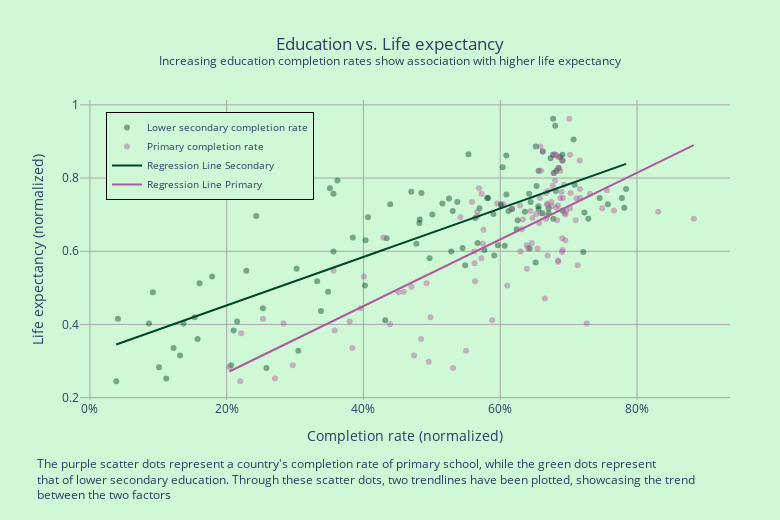

This figure's notebook cell:
### Code cell
fig = go.Figure()

# Create linear regression line for lower secondary completion rate
x_lower = df_lower['Value']
y_lower = df_lower['Life expectancy']
slope_lower, intercept_lower = np.polyfit(x_lower, y_lower, 1)
regression_line_lower = slope_lower * x_lower + intercept_lower

# Create linear regression line for primary completion rate
x_primary = df_primary['Value']
y_primary = df_primary['Life expectancy']
slope_primary, intercept_primary = np.polyfit(x_primary, y_primary, 1)
regression_line_primary = slope_primary * x_primary + intercept_primary

# Add scatter plot
fig.add_trace(go.Scatter(
  x=df_lower['Value'], y=df_lower['Life expectancy'],
  mode='markers',
  name='Lower secondary completion rate',
  marker=dict(color='#004529', opacity=0.45),
  customdata=df_lower['Country']
))

fig.add_trace(go.Scatter(
  x=df_primary['Value'], y=df_primary['Life expectancy'],
  mode='markers',
  name='Primary completion rate',
  marker=dict(color='#ad5b9c', opacity=0.45),
  customdata=df_primary['Country']
))

# Add regression lines
fig.add_trace(go.Scatter(
  x=x_lower,
  y=regression_line_lower,
  mode='lines',
  name='Regression Line Secondary',
  line=dict(color='#004529')
))

fig.add_trace(go.Scatter(
  x=x_primary,
  y=regression_line_primary,
  mode='lines',
  name='Regression Line Primary',
  line=dict(color='#ad5b9c'),
))

# Add hovermenu
for trace in fig.data:
    if trace.mode == 'markers': # Update hovermenu scatter dots
      trace.hovertemplate = "<b>%{customdata}</b><br>" + \
                            "Completion Rate: %{x}<br>" + \
                            "Life Expectancy: %{y}<br>" + \
                            "<extra></extra>"
    else: # Update line template
       trace.hovertemplate = "Completion Rate: %{x}<br>" + \
                             "Life Expectancy: %{y}<br>" + \
                             "<extra></extra>"

fig.update_layout(
  title='Education vs. Life expectancy<br><sup>Increasing education completion rates show association with higher life expectancy</sup>', title_x=0.5,
  plot_bgcolor='#cff8d6',  
  paper_bgcolor='#cff8d6',
  margin={'l': 80, 'b': 120, 'r': 50, 't': 100},
  xaxis=dict(title='Completion rate (normalized)',
               gridcolor='darkgrey',
               gridwidth=1,
               zeroline=False,
               tickformat='.0%'),
  yaxis=dict(title='Life expectancy (normalized)',
               gridcolor='darkgrey',
               gridwidth=1,
               zeroline=False,
               tickvals=[0.2, 0.4, 0.6, 0.8, 1.0]),
  legend=dict(x=0.04, y=0.96,
              bordercolor='black',
              borderwidth=1,
              font=dict(
                size=10
              )),
  width=780,
  height=520
)

fig.add_annotation(x=-0.07, y=-0.35,
                   showarrow=False,
                   xref='paper', yref='paper',
                   xanchor='left', yanchor='bottom',
                   align='left',
                   text="The purple scatter dots represent a country's completion rate of primary school, while the green dots represent<br>" +
                   "that of lower secondary education. Through these scatter dots, two trendlines have been plotted, showcasing the trend<br>" +
                   "between the two factors",
      font=dict(
        size=12
      ))


fig.show()

### Figure 1 — Plotly figure (JSON) as saved in the notebook; plotly's stock layout.template omitted (floating-point values rounded to 4 significant figures)
{"data": [{"customdata": ["Albania", "Algeria", "Angola", "Antigua and Barbuda", "Argentina", "Armenia", "Austria", "Azerbaijan", "Bahrain", "Bangladesh", "Barbados", "Belgium", "Belize", "Bhutan", "Bolivia", "Brunei Darussalam", "Bulgaria", "Burkina Faso", "Cote d'Ivoire", "Cabo Verde", "Cameroon", "Central African Republic", "Chad", "Colombia", "Costa Rica", "Croatia", "Cyprus", "Czechia", "Denmark", "Dominican Republic", "Ecuador", "El Salvador", "Eritrea", "Estonia", "Fiji", "Finland", "France", "Gambia", "Georgia", "Ghana", "Grenada", "Guatemala", "Guinea", "Guyana", "Iceland", "Indonesia", "Iran", "Ireland", "Israel", "Italy", "Jamaica", "Kazakhstan", "Kuwait", "Lao People's Democratic Republic", "Lesotho", "Liberia", "Madagascar", "Malawi", "Malaysia", "Mali", "Malta", "Mauritania", "Mauritius", "Mexico", "Mongolia", "Morocco", "Mozambique", "Myanmar", "Namibia", "Niger", "Norway", "Oman", "Pakistan", "Panama", "Paraguay", "Peru", "Philippines", "Qatar", "Republic of Korea", "Moldova", "Romania", "Russia", "Saint Lucia", "Samoa", "Senegal", "Serbia", "Seychelles", "Slovenia", "Spain", "Sri Lanka", "Suriname", "Swaziland", "Sweden", "Switzerland", "Tajikistan", "North Macedonia", "Timor-Leste", "Trinidad and Tobago", "Tunisia", "Uganda", "Ukraine", "United Arab Emirates", "Tanzania", "Uruguay", "Uzbekistan", "Venezuela", "Zambia"], "hovertemplate": "<b>%{customdata}</b><br>Completion Rate: %{x}<br>Life Expectancy: %{y}<br><extra></extra>", "marker": {"color": "#004529", "opacity": 0.45}, "mode": "markers", "name": "Lower secondary completion rate", "type": "scatter", "x": [0.6423, 0.4392, 0.1117, 0.5809, 0.5251, 0.7232, 0.7073, 0.6241, 0.6091, 0.3845, 0.7574, 0.6035, 0.4031, 0.3563, 0.6065, 0.7841, 0.6709, 0.08635, 0.2064, 0.4823, 0.1574, 0.0385, 0.101, 0.6361, 0.3619, 0.6813, 0.6562, 0.709, 0.6782, 0.5635, 0.5373, 0.4819, 0.3482, 0.7455, 0.5669, 0.6858, 0.6737, 0.3378, 0.6911, 0.4774, 0.7289, 0.3511, 0.2153, 0.5487, 0.6772, 0.5768, 0.6709, 0.6805, 0.609, 0.6909, 0.6445, 0.7215, 0.6562, 0.3323, 0.2582, 0.253, 0.1603, 0.1318, 0.5697, 0.2102, 0.652, 0.09206, 0.5901, 0.5823, 0.6518, 0.4066, 0.1223, 0.3023, 0.4022, 0.04096, 0.6906, 0.778, 0.2288, 0.4699, 0.5007, 0.6123, 0.5284, 0.6533, 0.6774, 0.5966, 0.6617, 0.545, 0.7814, 0.6776, 0.1787, 0.6559, 0.6256, 0.6821, 0.5535, 0.6012, 0.2431, 0.3048, 0.6875, 0.6623, 0.5913, 0.601, 0.4968, 0.6174, 0.5155, 0.1532, 0.4339, 0.3563, 0.137, 0.4848, 0.6432, 0.5306, 0.4318], "y": [0.7571, 0.7287, 0.2524, 0.7457, 0.7438, 0.7059, 0.9051, 0.6603, 0.7552, 0.6376, 0.7287, 0.8292, 0.63, 0.5996, 0.6148, 0.7704, 0.704, 0.4023, 0.2884, 0.6869, 0.3605, 0.2448, 0.2827, 0.7078, 0.7932, 0.7647, 0.8197, 0.7818, 0.814, 0.6907, 0.7343, 0.6774, 0.4896, 0.7457, 0.6224, 0.8273, 0.8539, 0.4364, 0.7116, 0.6205, 0.6888, 0.7723, 0.408, 0.5617, 0.8634, 0.6034, 0.7173, 0.9431, 0.8615, 0.8634, 0.7343, 0.5977, 0.7154, 0.518, 0.2808, 0.444, 0.5123, 0.315, 0.7173, 0.3833, 0.8861, 0.4877, 0.7021, 0.7457, 0.5693, 0.6926, 0.3359, 0.5522, 0.5066, 0.4156, 0.8482, 0.7457, 0.5465, 0.7628, 0.7002, 0.7097, 0.5996, 0.778, 0.962, 0.6167, 0.704, 0.6091, 0.7192, 0.6888, 0.5313, 0.723, 0.685, 0.8197, 0.8653, 0.7249, 0.6964, 0.3283, 0.8577, 0.8729, 0.5882, 0.7287, 0.5806, 0.7154, 0.7306, 0.4194, 0.6357, 0.7571, 0.4023, 0.759, 0.6072, 0.7097, 0.4118]}, {"customdata": ["Albania", "Algeria", "Angola", "Antigua and Barbuda", "Argentina", "Azerbaijan", "Bangladesh", "Barbados", "Belarus", "Belize", "Bhutan", "Botswana", "Brunei Darussalam", "Bulgaria", "Burkina Faso", "Cote d'Ivoire", "Cabo Verde", "Cambodia", "Cameroon", "Central African Republic", "Chad", "Colombia", "Costa Rica", "Croatia", "Cyprus", "Czechia", "Denmark", "Dominican Republic", "Ecuador", "El Salvador", "Equatorial Guinea", "Eritrea", "Estonia", "Fiji", "Finland", "Georgia", "Germany", "Ghana", "Grenada", "Guatemala", "Guinea", "Guyana", "Honduras", "Hungary", "Iceland", "India", "Indonesia", "Iran", "Israel", "Italy", "Jamaica", "Kazakhstan", "Lao People's Democratic Republic", "Lesotho", "Liberia", "Lithuania", "Madagascar", "Malawi", "Malaysia", "Maldives", "Mali", "Malta", "Mauritania", "Mauritius", "Mexico", "Morocco", "Mozambique", "Myanmar", "Namibia", "Niger", "Nigeria", "Norway", "Oman", "Pakistan", "Panama", "Paraguay", "Peru", "Philippines", "Poland", "Qatar", "Republic of Korea", "Moldova", "Romania", "Russia", "Rwanda", "Saint Lucia", "Samoa", "Sao Tome and Principe", "Senegal", "Serbia", "Seychelles", "Slovenia", "Spain", "Sri Lanka", "Suriname", "Swaziland", "Sweden", "Switzerland", "Tajikistan", "North Macedonia", "Timor-Leste", "Togo", "Trinidad and Tobago", "Tunisia", "Uganda", "Ukraine", "United Arab Emirates", "Tanzania", "Uruguay", "Uzbekistan", "Vanuatu", "Venezuela", "Zambia"], "hovertemplate": "<b>%{customdata}</b><br>Completion Rate: %{x}<br>Life Expectancy: %{y}<br><extra></extra>", "marker": {"color": "#ad5b9c", "opacity": 0.45}, "mode": "markers", "name": "Primary completion rate", "type": "scatter", "x": [0.7313, 0.6685, 0.2706, 0.717, 0.7115, 0.6314, 0.4291, 0.6693, 0.6685, 0.6952, 0.5625, 0.6654, 0.7166, 0.6942, 0.2831, 0.2967, 0.6333, 0.6845, 0.4844, 0.2198, 0.2039, 0.8312, 0.6801, 0.6697, 0.6876, 0.6934, 0.679, 0.6472, 0.6749, 0.657, 0.2212, 0.459, 0.6918, 0.6462, 0.6848, 0.7664, 0.7163, 0.5747, 0.883, 0.569, 0.3799, 0.7133, 0.5663, 0.6844, 0.6806, 0.6849, 0.6913, 0.7491, 0.6822, 0.7021, 0.5587, 0.6905, 0.5633, 0.5311, 0.3957, 0.6833, 0.4923, 0.474, 0.7024, 0.7561, 0.3578, 0.6586, 0.4513, 0.6525, 0.6881, 0.5418, 0.3839, 0.6391, 0.6103, 0.253, 0.4955, 0.6918, 0.658, 0.3563, 0.6896, 0.6954, 0.6965, 0.6296, 0.6667, 0.6768, 0.701, 0.6388, 0.6593, 0.6408, 0.4703, 0.6823, 0.6669, 0.5626, 0.4007, 0.6754, 0.7103, 0.6596, 0.6794, 0.629, 0.5669, 0.5499, 0.6851, 0.6621, 0.6693, 0.6049, 0.5723, 0.4389, 0.617, 0.5954, 0.4981, 0.6908, 0.5728, 0.7264, 0.703, 0.6546, 0.5756, 0.6441, 0.5882], "y": [0.7571, 0.7287, 0.2524, 0.7457, 0.7438, 0.6603, 0.6376, 0.7287, 0.6964, 0.63, 0.5996, 0.4706, 0.7704, 0.704, 0.4023, 0.2884, 0.6869, 0.575, 0.3605, 0.2448, 0.2827, 0.7078, 0.7932, 0.7647, 0.8197, 0.7818, 0.814, 0.6907, 0.7343, 0.6774, 0.3757, 0.4896, 0.7457, 0.6224, 0.8273, 0.7116, 0.8482, 0.6205, 0.6888, 0.7723, 0.408, 0.5617, 0.7078, 0.7249, 0.8634, 0.5712, 0.6034, 0.7173, 0.8615, 0.8634, 0.7343, 0.5977, 0.518, 0.2808, 0.444, 0.685, 0.5123, 0.315, 0.7173, 0.7666, 0.3833, 0.8861, 0.4877, 0.7021, 0.7457, 0.6926, 0.3359, 0.5522, 0.5066, 0.4156, 0.2979, 0.8482, 0.7457, 0.5465, 0.7628, 0.7002, 0.7097, 0.5996, 0.759, 0.778, 0.962, 0.6167, 0.704, 0.6091, 0.5028, 0.7192, 0.6888, 0.5674, 0.5313, 0.723, 0.685, 0.8197, 0.8653, 0.7249, 0.6964, 0.3283, 0.8577, 0.8729, 0.5882, 0.7287, 0.5806, 0.4004, 0.7154, 0.7306, 0.4194, 0.6357, 0.7571, 0.4023, 0.759, 0.6072, 0.6584, 0.7097, 0.4118]}, {"hovertemplate": "Completion Rate: %{x}<br>Life Expectancy: %{y}<br><extra></extra>", "line": {"color": "#004529"}, "mode": "lines", "name": "Regression Line Secondary", "type": "scatter", "x": [0.6423, 0.4392, 0.1117, 0.5809, 0.5251, 0.7232, 0.7073, 0.6241, 0.6091, 0.3845, 0.7574, 0.6035, 0.4031, 0.3563, 0.6065, 0.7841, 0.6709, 0.08635, 0.2064, 0.4823, 0.1574, 0.0385, 0.101, 0.6361, 0.3619, 0.6813, 0.6562, 0.709, 0.6782, 0.5635, 0.5373, 0.4819, 0.3482, 0.7455, 0.5669, 0.6858, 0.6737, 0.3378, 0.6911, 0.4774, 0.7289, 0.3511, 0.2153, 0.5487, 0.6772, 0.5768, 0.6709, 0.6805, 0.609, 0.6909, 0.6445, 0.7215, 0.6562, 0.3323, 0.2582, 0.253, 0.1603, 0.1318, 0.5697, 0.2102, 0.652, 0.09206, 0.5901, 0.5823, 0.6518, 0.4066, 0.1223, 0.3023, 0.4022, 0.04096, 0.6906, 0.778, 0.2288, 0.4699, 0.5007, 0.6123, 0.5284, 0.6533, 0.6774, 0.5966, 0.6617, 0.545, 0.7814, 0.6776, 0.1787, 0.6559, 0.6256, 0.6821, 0.5535, 0.6012, 0.2431, 0.3048, 0.6875, 0.6623, 0.5913, 0.601, 0.4968, 0.6174, 0.5155, 0.1532, 0.4339, 0.3563, 0.137, 0.4848, 0.6432, 0.5306, 0.4318], "y": [0.7449, 0.6105, 0.3937, 0.7042, 0.6673, 0.7985, 0.788, 0.7329, 0.7229, 0.5742, 0.8211, 0.7192, 0.5865, 0.5556, 0.7212, 0.8388, 0.7638, 0.3769, 0.4564, 0.639, 0.4239, 0.3452, 0.3866, 0.7408, 0.5593, 0.7707, 0.7541, 0.789, 0.7687, 0.6928, 0.6754, 0.6387, 0.5503, 0.8132, 0.695, 0.7737, 0.7657, 0.5434, 0.7772, 0.6358, 0.8022, 0.5521, 0.4622, 0.6829, 0.768, 0.7016, 0.7638, 0.7702, 0.7228, 0.7771, 0.7464, 0.7974, 0.7541, 0.5397, 0.4906, 0.4872, 0.4258, 0.407, 0.6969, 0.4588, 0.7514, 0.3807, 0.7104, 0.7052, 0.7512, 0.5889, 0.4007, 0.5198, 0.586, 0.3468, 0.7769, 0.8347, 0.4712, 0.6308, 0.6512, 0.725, 0.6695, 0.7522, 0.7681, 0.7147, 0.7578, 0.6805, 0.837, 0.7683, 0.438, 0.7539, 0.7339, 0.7713, 0.6862, 0.7177, 0.4807, 0.5215, 0.7749, 0.7582, 0.7112, 0.7176, 0.6486, 0.7284, 0.6609, 0.4211, 0.6069, 0.5556, 0.4104, 0.6407, 0.7455, 0.671, 0.6055]}, {"hovertemplate": "Completion Rate: %{x}<br>Life Expectancy: %{y}<br><extra></extra>", "line": {"color": "#ad5b9c"}, "mode": "lines", "name": "Regression Line Primary", "type": "scatter", "x": [0.7313, 0.6685, 0.2706, 0.717, 0.7115, 0.6314, 0.4291, 0.6693, 0.6685, 0.6952, 0.5625, 0.6654, 0.7166, 0.6942, 0.2831, 0.2967, 0.6333, 0.6845, 0.4844, 0.2198, 0.2039, 0.8312, 0.6801, 0.6697, 0.6876, 0.6934, 0.679, 0.6472, 0.6749, 0.657, 0.2212, 0.459, 0.6918, 0.6462, 0.6848, 0.7664, 0.7163, 0.5747, 0.883, 0.569, 0.3799, 0.7133, 0.5663, 0.6844, 0.6806, 0.6849, 0.6913, 0.7491, 0.6822, 0.7021, 0.5587, 0.6905, 0.5633, 0.5311, 0.3957, 0.6833, 0.4923, 0.474, 0.7024, 0.7561, 0.3578, 0.6586, 0.4513, 0.6525, 0.6881, 0.5418, 0.3839, 0.6391, 0.6103, 0.253, 0.4955, 0.6918, 0.658, 0.3563, 0.6896, 0.6954, 0.6965, 0.6296, 0.6667, 0.6768, 0.701, 0.6388, 0.6593, 0.6408, 0.4703, 0.6823, 0.6669, 0.5626, 0.4007, 0.6754, 0.7103, 0.6596, 0.6794, 0.629, 0.5669, 0.5499, 0.6851, 0.6621, 0.6693, 0.6049, 0.5723, 0.4389, 0.617, 0.5954, 0.4981, 0.6908, 0.5728, 0.7264, 0.703, 0.6546, 0.5756, 0.6441, 0.5882], "y": [0.752, 0.6948, 0.3322, 0.7389, 0.7339, 0.6609, 0.4766, 0.6955, 0.6947, 0.7191, 0.5982, 0.6919, 0.7386, 0.7181, 0.3435, 0.3559, 0.6627, 0.7093, 0.527, 0.2858, 0.2714, 0.843, 0.7053, 0.6958, 0.7121, 0.7174, 0.7043, 0.6754, 0.7006, 0.6843, 0.2871, 0.5039, 0.7159, 0.6744, 0.7096, 0.7839, 0.7383, 0.6093, 0.8902, 0.604, 0.4317, 0.7355, 0.6016, 0.7093, 0.7058, 0.7097, 0.7155, 0.7682, 0.7072, 0.7254, 0.5947, 0.7148, 0.5989, 0.5695, 0.4461, 0.7082, 0.5342, 0.5175, 0.7256, 0.7745, 0.4117, 0.6857, 0.4968, 0.6802, 0.7126, 0.5793, 0.4354, 0.6679, 0.6417, 0.3162, 0.5371, 0.716, 0.6852, 0.4103, 0.714, 0.7192, 0.7202, 0.6593, 0.6931, 0.7023, 0.7244, 0.6677, 0.6863, 0.6695, 0.5141, 0.7074, 0.6933, 0.5982, 0.4508, 0.701, 0.7329, 0.6866, 0.7046, 0.6588, 0.6022, 0.5867, 0.7099, 0.6889, 0.6954, 0.6368, 0.6071, 0.4856, 0.6478, 0.6281, 0.5395, 0.715, 0.6075, 0.7475, 0.7262, 0.6821, 0.61, 0.6725, 0.6215]}], "layout": {"annotations": [{"align": "left", "font": {"size": 12}, "showarrow": false, "text": "The purple scatter dots represent a country's completion rate of primary school, while the green dots represent<br>that of lower secondary education. Through these scatter dots, two trendlines have been plotted, showcasing the trend<br>between the two factors", "x": -0.07, "xanchor": "left", "xref": "paper", "y": -0.35, "yanchor": "bottom", "yref": "paper"}], "height": 520, "legend": {"bordercolor": "black", "borderwidth": 1, "font": {"size": 10}, "x": 0.04, "y": 0.96}, "margin": {"b": 120, "l": 80, "r": 50, "t": 100}, "paper_bgcolor": "#cff8d6", "plot_bgcolor": "#cff8d6", "title": {"text": "Education vs. Life expectancy<br><sup>Increasing education completion rates show association with higher life expectancy</sup>", "x": 0.5}, "width": 780, "xaxis": {"gridcolor": "darkgrey", "gridwidth": 1, "tickformat": ".0%", "title": {"text": "Completion rate (normalized)"}, "zeroline": false}, "yaxis": {"gridcolor": "darkgrey", "gridwidth": 1, "tickvals": [0.2, 0.4, 0.6, 0.8, 1], "title": {"text": "Life expectancy (normalized)"}, "zeroline": false}}}
